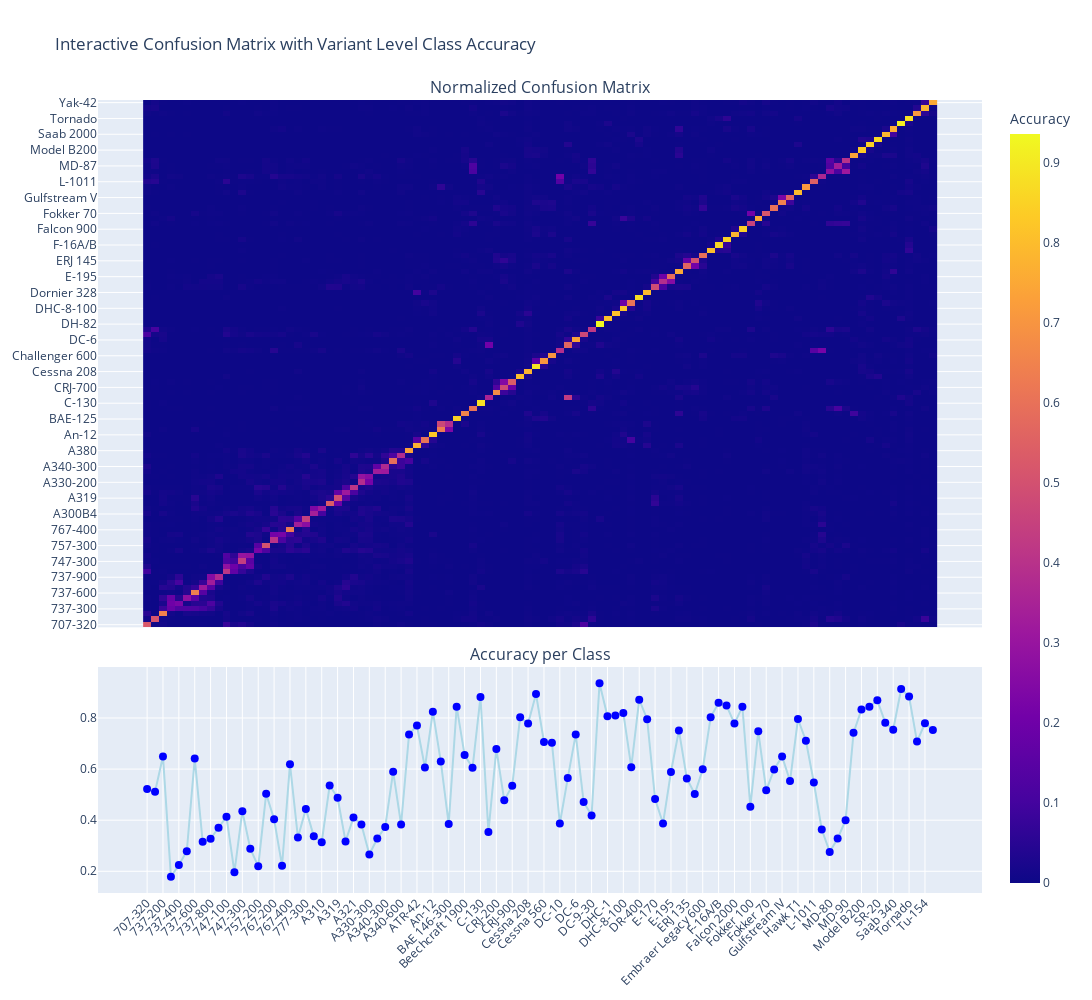

Here is the notebook cell this chart was saved with:
### Markdown cell above
# CM heatmap along with Lollipop scatter plot

### Code cell
# Create heatmap using Plotly
heatmap = go.Heatmap(
    z=cm_normalized,
    x=class_names,
    y=class_names,
    colorscale='Plasma',
    colorbar=dict(title='Accuracy'),
    hovertemplate='Actual: %{y}<br>Predicted: %{x}<br>Accuracy: %{z:.2%}<extra></extra>'
)

# Create scatter plot (lollipop style) for class accuracy
scatter = go.Scatter(
    x=class_names,
    y=class_accuracy,
    mode='markers+lines',
    marker=dict(size=8, color='blue'),
    line=dict(color='lightblue'),
    name='Class Accuracy',
    hovertemplate='Class: %{x}<br>Accuracy: %{y:.2%}<extra></extra>'
)

# Create subplots with corrected keyword 'shared_xaxes'
fig = sub.make_subplots(
    rows=2, cols=1,
    row_heights=[0.7, 0.3],
    shared_xaxes=True,
    vertical_spacing=0.05,
    subplot_titles=("Normalized Confusion Matrix", "Accuracy per Class")
)

fig.add_trace(heatmap, row=1, col=1)
fig.add_trace(scatter, row=2, col=1)

fig.update_layout(
    height=1000,
    width=1200,
    title_text="Interactive Confusion Matrix with Variant Level Class Accuracy",
    xaxis2=dict(tickangle=315),
    margin=dict(t=100)
)

# fig.write_html("interactive_confusion_matrix_variant.html")
# print("Interactive confusion matrix with variant level class accuracy saved as 'interactive_confusion_matrix_variant.html'.")
fig.show()

### Figure 1 — Plotly figure (JSON) as saved in the notebook; plotly's stock layout.template omitted (floating-point values rounded to 4 significant figures; data arrays with more than 128 entries replaced by an {"elided": "..."} marker saying what was removed)
{"data": [{"colorbar": {"title": {"text": "Accuracy"}}, "colorscale": [[0, "#0d0887"], [0.1111, "#46039f"], [0.2222, "#7201a8"], [0.3333, "#9c179e"], [0.4444, "#bd3786"], [0.5556, "#d8576b"], [0.6667, "#ed7953"], [0.7778, "#fb9f3a"], [0.8889, "#fdca26"], [1, "#f0f921"]], "hovertemplate": "Actual: %{y}<br>Predicted: %{x}<br>Accuracy: %{z:.2%}<extra></extra>", "type": "heatmap", "x": ["707-320", "727-200", "737-200", "737-300", "737-400", "737-500", "737-600", "737-700", "737-800", "737-900", "747-100", "747-200", "747-300", "747-400", "757-200", "757-300", "767-200", "767-300", "767-400", "777-200", "777-300", "A300B4", "A310", "A318", "A319", "A320", "A321", "A330-200", "A330-300", "A340-200", "A340-300", "A340-500", "A340-600", "A380", "ATR-42", "ATR-72", "An-12", "BAE 146-200", "BAE 146-300", "BAE-125", "Beechcraft 1900", "Boeing 717", "C-130", "C-47", "CRJ-200", "CRJ-700", "CRJ-900", "Cessna 172", "Cessna 208", "Cessna 525", "Cessna 560", "Challenger 600", "DC-10", "DC-3", "DC-6", "DC-8", "DC-9-30", "DH-82", "DHC-1", "DHC-6", "DHC-8-100", "DHC-8-300", "DR-400", "Dornier 328", "E-170", "E-190", "E-195", "EMB-120", "ERJ 135", "ERJ 145", "Embraer Legacy 600", "Eurofighter Typhoon", "F-16A/B", "F/A-18", "Falcon 2000", "Falcon 900", "Fokker 100", "Fokker 50", "Fokker 70", "Global Express", "Gulfstream IV", "Gulfstream V", "Hawk T1", "Il-76", "L-1011", "MD-11", "MD-80", "MD-87", "MD-90", "Metroliner", "Model B200", "PA-28", "SR-20", "Saab 2000", "Saab 340", "Spitfire", "Tornado", "Tu-134", "Tu-154", "Yak-42"], "xaxis": "x", "y": ["707-320", "727-200", "737-200", "737-300", "737-400", "737-500", "737-600", "737-700", "737-800", "737-900", "747-100", "747-200", "747-300", "747-400", "757-200", "757-300", "767-200", "767-300", "767-400", "777-200", "777-300", "A300B4", "A310", "A318", "A319", "A320", "A321", "A330-200", "A330-300", "A340-200", "A340-300", "A340-500", "A340-600", "A380", "ATR-42", "ATR-72", "An-12", "BAE 146-200", "BAE 146-300", "BAE-125", "Beechcraft 1900", "Boeing 717", "C-130", "C-47", "CRJ-200", "CRJ-700", "CRJ-900", "Cessna 172", "Cessna 208", "Cessna 525", "Cessna 560", "Challenger 600", "DC-10", "DC-3", "DC-6", "DC-8", "DC-9-30", "DH-82", "DHC-1", "DHC-6", "DHC-8-100", "DHC-8-300", "DR-400", "Dornier 328", "E-170", "E-190", "E-195", "EMB-120", "ERJ 135", "ERJ 145", "Embraer Legacy 600", "Eurofighter Typhoon", "F-16A/B", "F/A-18", "Falcon 2000", "Falcon 900", "Fokker 100", "Fokker 50", "Fokker 70", "Global Express", "Gulfstream IV", "Gulfstream V", "Hawk T1", "Il-76", "L-1011", "MD-11", "MD-80", "MD-87", "MD-90", "Metroliner", "Model B200", "PA-28", "SR-20", "Saab 2000", "Saab 340", "Spitfire", "Tornado", "Tu-134", "Tu-154", "Yak-42"], "yaxis": "y", "z": {"elided": "100x100 float values"}}, {"hovertemplate": "Class: %{x}<br>Accuracy: %{y:.2%}<extra></extra>", "line": {"color": "lightblue"}, "marker": {"color": "blue", "size": 8}, "mode": "markers+lines", "name": "Class Accuracy", "type": "scatter", "x": ["707-320", "727-200", "737-200", "737-300", "737-400", "737-500", "737-600", "737-700", "737-800", "737-900", "747-100", "747-200", "747-300", "747-400", "757-200", "757-300", "767-200", "767-300", "767-400", "777-200", "777-300", "A300B4", "A310", "A318", "A319", "A320", "A321", "A330-200", "A330-300", "A340-200", "A340-300", "A340-500", "A340-600", "A380", "ATR-42", "ATR-72", "An-12", "BAE 146-200", "BAE 146-300", "BAE-125", "Beechcraft 1900", "Boeing 717", "C-130", "C-47", "CRJ-200", "CRJ-700", "CRJ-900", "Cessna 172", "Cessna 208", "Cessna 525", "Cessna 560", "Challenger 600", "DC-10", "DC-3", "DC-6", "DC-8", "DC-9-30", "DH-82", "DHC-1", "DHC-6", "DHC-8-100", "DHC-8-300", "DR-400", "Dornier 328", "E-170", "E-190", "E-195", "EMB-120", "ERJ 135", "ERJ 145", "Embraer Legacy 600", "Eurofighter Typhoon", "F-16A/B", "F/A-18", "Falcon 2000", "Falcon 900", "Fokker 100", "Fokker 50", "Fokker 70", "Global Express", "Gulfstream IV", "Gulfstream V", "Hawk T1", "Il-76", "L-1011", "MD-11", "MD-80", "MD-87", "MD-90", "Metroliner", "Model B200", "PA-28", "SR-20", "Saab 2000", "Saab 340", "Spitfire", "Tornado", "Tu-134", "Tu-154", "Yak-42"], "xaxis": "x2", "y": [0.5224, 0.5112, 0.6497, 0.1788, 0.2247, 0.2782, 0.6412, 0.3153, 0.3273, 0.3703, 0.4135, 0.1964, 0.4352, 0.2882, 0.2194, 0.503, 0.4035, 0.2218, 0.6194, 0.3324, 0.4442, 0.337, 0.3141, 0.5358, 0.4879, 0.3171, 0.4103, 0.383, 0.2659, 0.3279, 0.3733, 0.59, 0.383, 0.7358, 0.7706, 0.6061, 0.8248, 0.63, 0.3848, 0.8442, 0.6547, 0.6048, 0.8818, 0.3535, 0.6782, 0.4776, 0.5347, 0.803, 0.7782, 0.8935, 0.7061, 0.703, 0.3871, 0.5648, 0.7358, 0.4712, 0.4188, 0.9358, 0.8065, 0.8097, 0.8194, 0.6076, 0.8715, 0.7952, 0.4829, 0.3873, 0.5885, 0.7512, 0.563, 0.5024, 0.5994, 0.803, 0.86, 0.8488, 0.7782, 0.8442, 0.4529, 0.7479, 0.517, 0.5988, 0.6497, 0.5533, 0.7959, 0.7109, 0.5473, 0.3635, 0.2758, 0.3279, 0.4, 0.7418, 0.8333, 0.8441, 0.8691, 0.7818, 0.7541, 0.9133, 0.8836, 0.7076, 0.7794, 0.7527], "yaxis": "y2"}], "layout": {"annotations": [{"font": {"size": 16}, "showarrow": false, "text": "Normalized Confusion Matrix", "x": 0.5, "xanchor": "center", "xref": "paper", "y": 1.0, "yanchor": "bottom", "yref": "paper"}, {"font": {"size": 16}, "showarrow": false, "text": "Accuracy per Class", "x": 0.5, "xanchor": "center", "xref": "paper", "y": 0.285, "yanchor": "bottom", "yref": "paper"}], "height": 1000, "margin": {"t": 100}, "title": {"text": "Interactive Confusion Matrix with Variant Level Class Accuracy"}, "width": 1200, "xaxis": {"anchor": "y", "domain": [0, 1], "matches": "x2", "showticklabels": false}, "xaxis2": {"anchor": "y2", "domain": [0, 1], "tickangle": -45}, "yaxis": {"anchor": "x", "domain": [0.335, 1.0]}, "yaxis2": {"anchor": "x2", "domain": [0, 0.285]}}}
